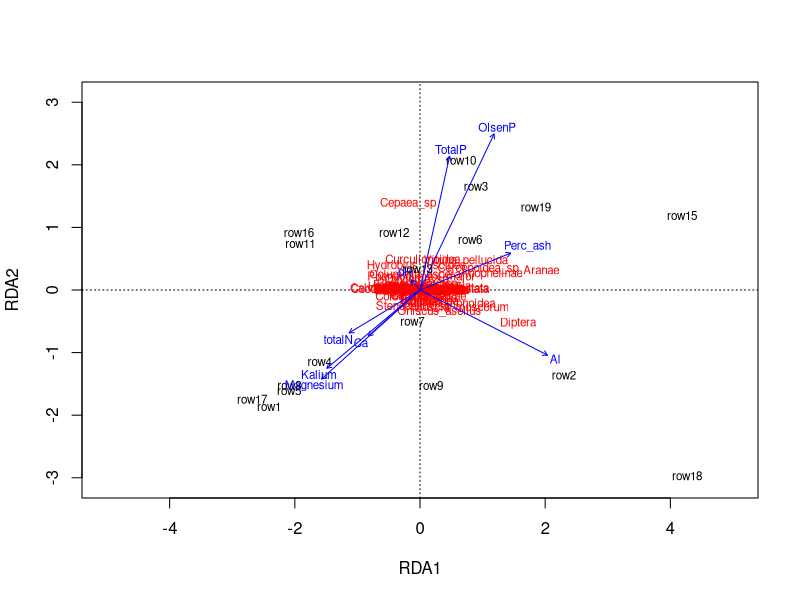
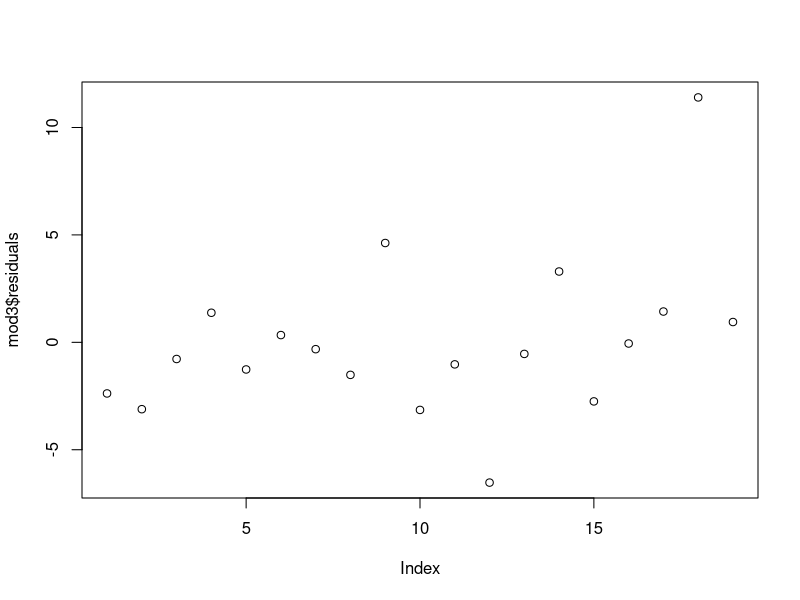

Recreate these plots in R, in order.
# For this week it's time to start exploring your own ideas and questions in R.
  # There are at least five options in the dataset to create the following comparisons.

# (Q1 - 12 pts) Use the dataset from the tutorial to complete one redundancy analysis (RDA) with variance partitioning on a different community (NOT the nematodes).
  # Explain the ecological importance of your significant predictor variables, or the importance if none are significant for your community.

#do rda w/ different community

library(readxl)
setwd("C:/GitHub/morgan/Week 9")
abiotic.tibble <- read_excel("Penaetal_2016_data.xlsx", sheet = "Abiotic factors")
abiotic <- as.data.frame(abiotic.tibble)
head(abiotic)

invert.tibble <- read_excel("Penaetal_2016_data.xlsx", sheet = "Invertebrate_community")
invert <- as.data.frame(invert.tibble)
head(invert)

abiotic.names <- paste(abiotic$Parcel, abiotic$Land_Use)
abiotic$names <- abiotic.names
head(abiotic)

invert.names <- paste(invert$Parcel, invert$Landuse)
invert$names <- invert.names
head(invert)

abiotic.means <- aggregate(x = abiotic, by = list(abiotic$names), FUN = "mean")
head(abiotic.means)
invert.means <- aggregate(x = invert, by = list(invert$names), FUN = "mean")
head(invert.means)

abiotic.means1 <- abiotic.means[,c(-1,-2,-3,-5,-6,-16)]
abiotic.means2 <- as.data.frame(sapply(abiotic.means1, as.numeric))
invert.means1 <- invert.means[-5,c(-1:-3,-73)]
invert.means2 <- as.data.frame(sapply(invert.means1, as.numeric))

library(vegan)
colnames(abiotic.means2)
ord <- rda(invert.means2 ~ pH + totalN + Perc_ash + Kalium + Magnesium + Ca + Al + TotalP + OlsenP, abiotic.means2)
ord
anova(ord)
plot(ord, ylim = c(-2,2), xlim = c(-5,5))  
ord <- rda(invert.means2 ~., abiotic.means2)

#For the invertebrate community, the predictor variables used to complete the RDA with variance partitioning included pH, total nitrogen, percentage of ash rest, potassium, magnesium, calcium, aluminum, total phosphorous, and reactive phosphorous.
#The variables most important for the invertebrate community were those related to soil conditions such as pH and nutrient abundance as these impact plant quality and thus the presence of invertebrates.
#53% of the variance is explained by this redundancy analysis.
#The significance of each of these predictor variables were further analyzed through the use of linear models below to find the best fit model.

# (Q2 - 12 pts) Then use the dataset from the tutorial to create a linear model related to your RDA. Try multiple predictors to find the best fit model.
  # Explain the ecological importance of the significant predictors, or lack of significant predictors.

mod1 <- lm(invert.means2$Diptera ~ pH + totalN + Perc_ash + Kalium + Magnesium + Ca + Al + TotalP + OlsenP, abiotic.means2)
summary(mod1)
AIC(mod1) #113.9488
summary(mod1)$adj.r.squared #0.228516
#Remove pH, K, and Mg.

mod2 <- lm(invert.means2$Diptera ~ totalN + Perc_ash + Ca + Al + TotalP + OlsenP, abiotic.means2)
summary(mod2)
AIC(mod2) #110.1255
summary(mod2)$adj.r.squared #0.3511541
#Remove Al and TotalP.

mod3 <- lm(invert.means2$Diptera ~ totalN*OlsenP + Perc_ash + Ca + Al + TotalP, abiotic.means2)
summary(mod3)
AIC(mod3) #91.83614
summary(mod3)$adj.r.squared #0.7566873

plot(mod3$residuals)

#From model 3, the interactive effect between total nitrogen and reactive phosphorous combined with the percentage of ash rest, calcium, aluminum, and total phosphorous had a lower AIC when compared to the other two tested linear models.
#Model 1 was the global model that tested all predictor variables without any interactive effects. The least significant ones were removed in model 2. 
#The same process was repeated after viewing the results for model 2, then different interactive effects between the variables were tested in model 3 to find the one with the lowest AIC value.
#The results of model 3 make sense as nitrogen and phosphorous are limiting nutrients in an ecosystem.

# (Q3 - 6 pts) Provide a 3-4 sentence synthesis of how these results relate to one another and the value of considering both together for interpreting biotic-abiotic interactions.

#These results relate to one another in that nitrogen and phosphorous are often limiting nutrients in ecosystems, meaning that the growth and reproduction of the invertebrate community is controlled by the availability and concentration of nitrogen and phosphorous.
#This is a good example of how the abiotic and biotic components of an ecosystem interact and influence communities within that ecosystem. Analyzing the interactions of biotic and abiotic factors can therefore help with understanding ecosystems as a whole.